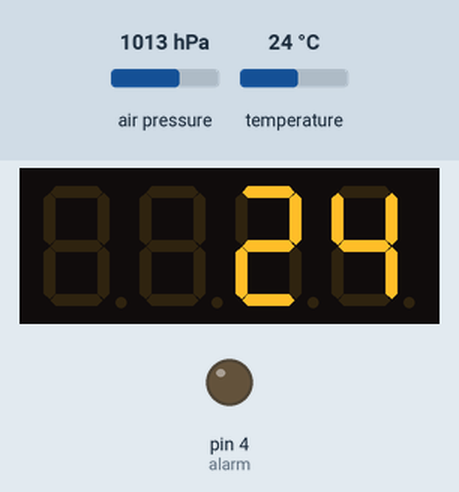
Simulated run of this sketch. Board: Arduino Uno, built with avr-gcc and run on an emulated ATmega328P. Shown: 4-digit seven-segment display, output pins drawn as LEDs (lit = HIGH). Dashed ring = blinking. The inputs (shaded band) are chosen by the test bench; at power-on: air pressure 1013 hPa, temperature 24 °C. What the sketch prints to the serial monitor is not drawn.

Above: at 11.4 s.
11.5 s: air pressure set to 952 hPa
At 12.73 s:
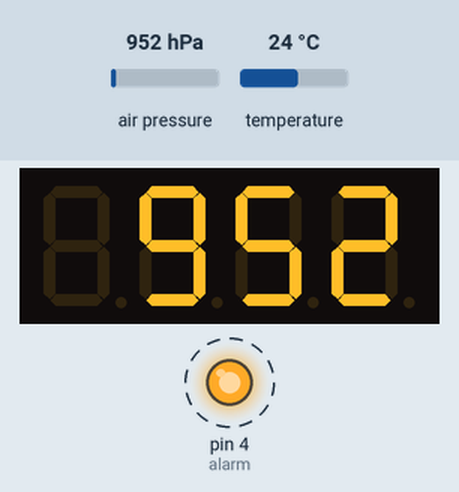
21.0 s: temperature set to 12 °C
At 22.0 s:
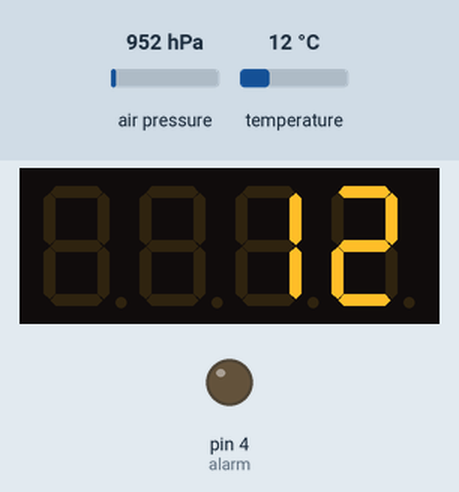
30.5 s: air pressure set to 975 hPa
At 35.1 s:
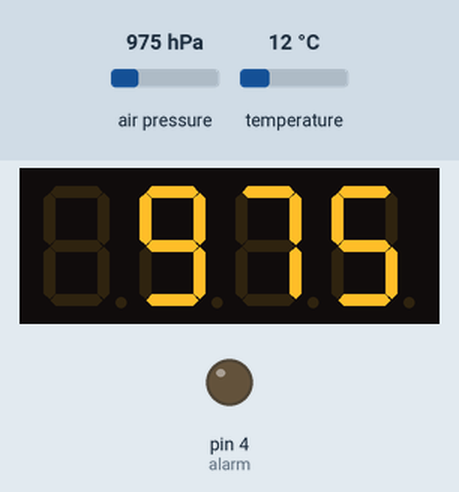
40.0 s: temperature set to 19 °C
At 43.4 s:
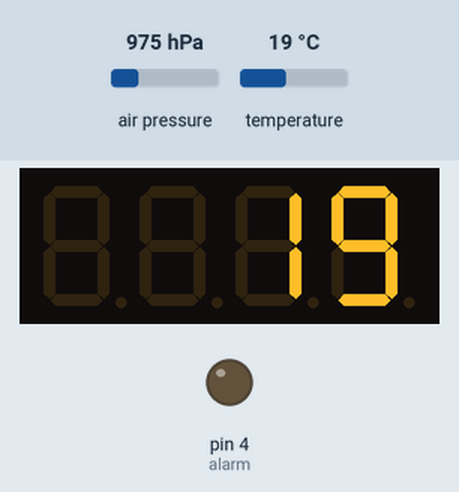
Timing chart, 0 to 44.9 s (numbered marks = the images above; inputs shaded):
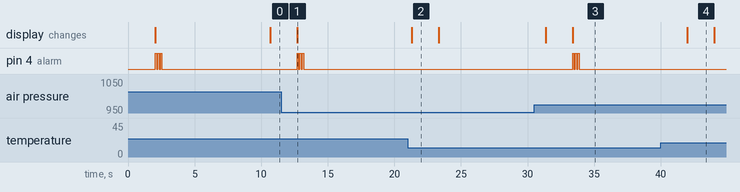

The sketch:

Baromalarm.ino
```cpp
/*
 * Baroalarm
 * 05/17/2016, Pete Marchetto, marchetto@umn.edu
 * This program uses the BMP180 pressure and temperature sensor to take readings, then display them on a TM1637 4-digit display module.
 * The program also has the capability of using an alarm if the dP/dt rate is too high.
 * The BMP180 is set up on the SCK and SDA lines, while the display can be used on any two GPIO pins, and the alarm can be used between any GPIO pin and ground.
 */

#include <SFE_BMP180.h>           //Pressure sensor header
#include <Wire.h>                 //I2C header for pressure sensor
#include <Arduino.h>              //??? Supposedly needed for display
#include <TM1637Display.h>        //Display header

int alarm=4;                      //Alarm buzzer pin
int CLK=5;                        //Display clock line
int DIO=6;                        //Display data line
double dPdt=0.1;                  //Set the dP/dt alarm threshold; default is 0.1 mBar/sec
SFE_BMP180 pressure;              //Pressure sensor object
TM1637Display display(CLK, DIO);  //Display object

double T,P;                       //Doubles for storing temp and pressure
int alarmed=false;

void setup() {
  pressure.begin();               //Starting the pressure sensor object
  Serial.begin(9600);             //Starting the serial line for debugging
  pinMode(4, OUTPUT);             //Setting up the pin for the buzzer
  display.setBrightness(0x0f);    //Setting the display brightness
}

void loop() {
  double T1=T;                    //Creating a double to store the last T value in for dT/dt
  double P1=P;                    //Creating a double to store the last P value in for dP/dt
  Serial.print(millis());         //Send the number of msec since launch to the serial terminal
  Serial.print(",");              //Send a comma to the serial terminal
  pressure.getTemperature(T);     //Get temp from pressure sensor
  Serial.print(T);                //Send the temp to the serial terminal
  Serial.print(",");              //Send a comma to the serial terminal
  Serial.print(T-T1);             //Send ∆T to the serial terminal
  Serial.print(",");              //Send a comma to the serial terminal
  display.showNumberDec(T);       //Send the temperature to the display
  delay(2000);                    //Wait 2000 msec (2 sec)
  pressure.getPressure(P,T);      //Get the pressure from the pressure sensor
  Serial.print(P);                //Send the pressure to the serial terminal
  Serial.print(",");              //Send a comma to the serial terminal
  Serial.println(P-P1);           //Send ∆P to the serial terminal
  display.showNumberDec(P);       //Send the pressure to the display
  if(abs(P-P1)>dPdt*10){          //If the dP/dt is greater than dPdt mBar/sec:
    for(int i=0; i<3; i++){       //Go into a for loop for four repetitions
      digitalWrite(alarm, HIGH);  //Beep the buzzer for
      delay(100);                 //100 msec (0.1 sec)
      digitalWrite(alarm, LOW);   //And turn it back off for
      delay(100);                 //100 msec (0.1 sec)
      alarmed++;                  //Add one to the alarm counter
    }                             //Before repeating, then escaping the for loop after four goes
  }                               //And escaping the if statement
  delay(8000);                    //Then wait for 8000 msec (8 sec) before repeating
}
```

Measured:
- after the input at 11.5 s, pin 4 (alarm): alternates HIGH for 0.10 s and LOW for 0.10 s, 6 changes in all, then stays LOW, starting after 1.2 s; the display: changes after 1.2 s (image 1)
- after the input at 21.0 s, the display: changes after 0.31 s (image 2)
- after the input at 30.5 s, pin 4 (alarm): alternates HIGH for 0.10 s and LOW for 0.10 s, 6 changes in all, then stays LOW, starting after 2.9 s; the display: first differs from a run without the input after 2.9 s (image 3)
- after the input at 40.0 s, the display: changes after 2.0 s (image 4)
- what the display in image 2 shows lasts 2.0 s, from 21.3 s to 23.3 s
